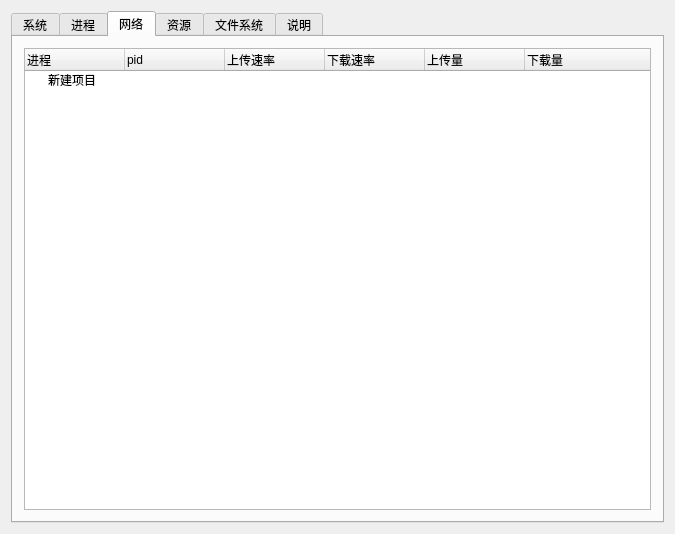
<?xml version="1.0" encoding="UTF-8"?>
<ui version="4.0">
 <class>Widget</class>
 <widget class="QWidget" name="Widget">
  <property name="geometry">
   <rect>
    <x>0</x>
    <y>0</y>
    <width>675</width>
    <height>534</height>
   </rect>
  </property>
  <property name="maximumSize">
   <size>
    <width>16777215</width>
    <height>16777215</height>
   </size>
  </property>
  <property name="windowTitle">
   <string>任务管理器</string>
  </property>
  <layout class="QGridLayout" name="gridLayout">
   <item row="0" column="0">
    <widget class="QTabWidget" name="tabWidget">
     <property name="minimumSize">
      <size>
       <width>0</width>
       <height>0</height>
      </size>
     </property>
     <property name="currentIndex">
      <number>2</number>
     </property>
     <widget class="QWidget" name="tab_1">
      <attribute name="title">
       <string>系统</string>
      </attribute>
      <layout class="QGridLayout" name="gridLayout_5">
       <item row="0" column="0" colspan="3">
        <widget class="QWidget" name="widget" native="true">
         <widget class="QWidget" name="widget_3" native="true">
          <property name="geometry">
           <rect>
            <x>30</x>
            <y>260</y>
            <width>541</width>
            <height>171</height>
           </rect>
          </property>
          <widget class="QLabel" name="ram_Label">
           <property name="geometry">
            <rect>
             <x>260</x>
             <y>70</y>
             <width>231</width>
             <height>16</height>
            </rect>
           </property>
           <property name="text">
            <string>TextLabel</string>
           </property>
          </widget>
          <widget class="QLabel" name="label_9">
           <property name="geometry">
            <rect>
             <x>120</x>
             <y>30</y>
             <width>61</width>
             <height>20</height>
            </rect>
           </property>
           <property name="text">
            <string>处理器</string>
           </property>
          </widget>
          <widget class="QLabel" name="cpu_Label">
           <property name="geometry">
            <rect>
             <x>260</x>
             <y>30</y>
             <width>301</width>
             <height>16</height>
            </rect>
           </property>
           <property name="text">
            <string>TextLabel</string>
           </property>
          </widget>
          <widget class="QLabel" name="label_11">
           <property name="geometry">
            <rect>
             <x>120</x>
             <y>110</y>
             <width>61</width>
             <height>31</height>
            </rect>
           </property>
           <property name="text">
            <string>硬盘容量</string>
           </property>
          </widget>
          <widget class="QLabel" name="harddisk_Label">
           <property name="geometry">
            <rect>
             <x>260</x>
             <y>120</y>
             <width>221</width>
             <height>16</height>
            </rect>
           </property>
           <property name="text">
            <string>TextLabel</string>
           </property>
          </widget>
          <widget class="QLabel" name="label_4">
           <property name="geometry">
            <rect>
             <x>10</x>
             <y>20</y>
             <width>61</width>
             <height>32</height>
            </rect>
           </property>
           <property name="font">
            <font>
             <pointsize>20</pointsize>
            </font>
           </property>
           <property name="text">
            <string>硬件</string>
           </property>
          </widget>
          <widget class="QLabel" name="label_10">
           <property name="geometry">
            <rect>
             <x>120</x>
             <y>70</y>
             <width>61</width>
             <height>16</height>
            </rect>
           </property>
           <property name="text">
            <string>内存容量</string>
           </property>
          </widget>
         </widget>
         <widget class="QWidget" name="widget_2" native="true">
          <property name="geometry">
           <rect>
            <x>30</x>
            <y>10</y>
            <width>541</width>
            <height>71</height>
           </rect>
          </property>
          <widget class="QLabel" name="label_8">
           <property name="geometry">
            <rect>
             <x>120</x>
             <y>30</y>
             <width>61</width>
             <height>16</height>
            </rect>
           </property>
           <property name="text">
            <string>用户名</string>
           </property>
          </widget>
          <widget class="QLabel" name="username_Label">
           <property name="geometry">
            <rect>
             <x>260</x>
             <y>30</y>
             <width>111</width>
             <height>16</height>
            </rect>
           </property>
           <property name="text">
            <string>TextLabel</string>
           </property>
          </widget>
          <widget class="QLabel" name="label">
           <property name="geometry">
            <rect>
             <x>10</x>
             <y>20</y>
             <width>61</width>
             <height>32</height>
            </rect>
           </property>
           <property name="font">
            <font>
             <pointsize>20</pointsize>
            </font>
           </property>
           <property name="text">
            <string>用户</string>
           </property>
          </widget>
         </widget>
         <widget class="QWidget" name="widget_4" native="true">
          <property name="geometry">
           <rect>
            <x>30</x>
            <y>90</y>
            <width>541</width>
            <height>161</height>
           </rect>
          </property>
          <widget class="QLabel" name="label_7">
           <property name="geometry">
            <rect>
             <x>120</x>
             <y>110</y>
             <width>61</width>
             <height>16</height>
            </rect>
           </property>
           <property name="text">
            <string>窗口系统</string>
           </property>
          </widget>
          <widget class="QLabel" name="label_5">
           <property name="geometry">
            <rect>
             <x>120</x>
             <y>30</y>
             <width>61</width>
             <height>16</height>
            </rect>
           </property>
           <property name="text">
            <string>版本</string>
           </property>
          </widget>
          <widget class="QLabel" name="kernel_Label">
           <property name="geometry">
            <rect>
             <x>260</x>
             <y>70</y>
             <width>231</width>
             <height>16</height>
            </rect>
           </property>
           <property name="text">
            <string>TextLabel</string>
           </property>
          </widget>
          <widget class="QLabel" name="label_3">
           <property name="geometry">
            <rect>
             <x>10</x>
             <y>20</y>
             <width>61</width>
             <height>32</height>
            </rect>
           </property>
           <property name="font">
            <font>
             <pointsize>20</pointsize>
            </font>
           </property>
           <property name="text">
            <string>系统</string>
           </property>
          </widget>
          <widget class="QLabel" name="version_Label">
           <property name="geometry">
            <rect>
             <x>260</x>
             <y>30</y>
             <width>181</width>
             <height>16</height>
            </rect>
           </property>
           <property name="text">
            <string>TextLabel</string>
           </property>
          </widget>
          <widget class="QLabel" name="windowsys_Label">
           <property name="geometry">
            <rect>
             <x>260</x>
             <y>110</y>
             <width>171</width>
             <height>16</height>
            </rect>
           </property>
           <property name="text">
            <string>TextLabel</string>
           </property>
          </widget>
          <widget class="QLabel" name="label_6">
           <property name="geometry">
            <rect>
             <x>120</x>
             <y>70</y>
             <width>61</width>
             <height>16</height>
            </rect>
           </property>
           <property name="text">
            <string>内核</string>
           </property>
          </widget>
         </widget>
        </widget>
       </item>
       <item row="1" column="0">
        <spacer name="horizontalSpacer_6">
         <property name="orientation">
          <enum>Qt::Horizontal</enum>
         </property>
         <property name="sizeHint" stdset="0">
          <size>
           <width>450</width>
           <height>20</height>
          </size>
         </property>
        </spacer>
       </item>
       <item row="1" column="1">
        <widget class="QPushButton" name="halt_Button">
         <property name="text">
          <string>关机</string>
         </property>
        </widget>
       </item>
       <item row="1" column="2">
        <widget class="QPushButton" name="reboot_Button">
         <property name="text">
          <string>重启</string>
         </property>
        </widget>
       </item>
      </layout>
     </widget>
     <widget class="QWidget" name="tab_2">
      <attribute name="title">
       <string>进程</string>
      </attribute>
      <layout class="QGridLayout" name="gridLayout_3">
       <item row="0" column="0">
        <widget class="QLabel" name="label_24">
         <property name="text">
          <string>前一分钟，五分钟，十五分钟的平局负载为</string>
         </property>
        </widget>
       </item>
       <item row="0" column="1" colspan="2">
        <widget class="QLabel" name="cpuaverage_Label">
         <property name="text">
          <string>TextLabel</string>
         </property>
        </widget>
       </item>
       <item row="1" column="0" colspan="3">
        <widget class="QTreeWidget" name="process_TreeWidgt">
         <attribute name="headerShowSortIndicator" stdset="0">
          <bool>false</bool>
         </attribute>
         <column>
          <property name="text">
           <string>进程名</string>
          </property>
         </column>
         <column>
          <property name="text">
           <string>pid</string>
          </property>
         </column>
         <column>
          <property name="text">
           <string>%CPU</string>
          </property>
         </column>
         <column>
          <property name="text">
           <string>内存</string>
          </property>
         </column>
         <column>
          <property name="text">
           <string>优先级</string>
          </property>
         </column>
         <column>
          <property name="text">
           <string>队列</string>
          </property>
         </column>
         <item>
          <property name="text">
           <string>新建项目</string>
          </property>
          <property name="text">
           <string/>
          </property>
          <property name="text">
           <string/>
          </property>
          <property name="text">
           <string/>
          </property>
          <property name="text">
           <string/>
          </property>
          <property name="text">
           <string/>
          </property>
         </item>
        </widget>
       </item>
       <item row="2" column="1">
        <spacer name="horizontalSpacer_5">
         <property name="orientation">
          <enum>Qt::Horizontal</enum>
         </property>
         <property name="sizeHint" stdset="0">
          <size>
           <width>288</width>
           <height>20</height>
          </size>
         </property>
        </spacer>
       </item>
       <item row="2" column="2">
        <widget class="QPushButton" name="pkill_Button">
         <property name="text">
          <string>结束进程</string>
         </property>
        </widget>
       </item>
      </layout>
     </widget>
     <widget class="QWidget" name="tab_3">
      <attribute name="title">
       <string>网络</string>
      </attribute>
      <layout class="QGridLayout" name="gridLayout_4">
       <item row="0" column="0">
        <widget class="QTreeWidget" name="network_TreeWidgt">
         <column>
          <property name="text">
           <string>进程</string>
          </property>
         </column>
         <column>
          <property name="text">
           <string>pid</string>
          </property>
         </column>
         <column>
          <property name="text">
           <string>上传速率</string>
          </property>
         </column>
         <column>
          <property name="text">
           <string>下载速率</string>
          </property>
         </column>
         <column>
          <property name="text">
           <string>上传量</string>
          </property>
         </column>
         <column>
          <property name="text">
           <string>下载量</string>
          </property>
         </column>
         <item>
          <property name="text">
           <string>新建项目</string>
          </property>
         </item>
        </widget>
       </item>
      </layout>
     </widget>
     <widget class="QWidget" name="tab_4">
      <attribute name="title">
       <string>资源</string>
      </attribute>
      <widget class="QFrame" name="frame">
       <property name="geometry">
        <rect>
         <x>40</x>
         <y>40</y>
         <width>571</width>
         <height>66</height>
        </rect>
       </property>
       <property name="minimumSize">
        <size>
         <width>0</width>
         <height>0</height>
        </size>
       </property>
       <property name="frameShape">
        <enum>QFrame::StyledPanel</enum>
       </property>
       <property name="frameShadow">
        <enum>QFrame::Raised</enum>
       </property>
       <layout class="QGridLayout" name="gridLayout_8">
        <item row="0" column="0">
         <widget class="QLabel" name="label_12">
          <property name="maximumSize">
           <size>
            <width>16777215</width>
            <height>30</height>
           </size>
          </property>
          <property name="baseSize">
           <size>
            <width>0</width>
            <height>30</height>
           </size>
          </property>
          <property name="text">
           <string>CPU</string>
          </property>
         </widget>
        </item>
        <item row="1" column="0">
         <widget class="QProgressBar" name="cpu_ProgressBar">
          <property name="value">
           <number>0</number>
          </property>
         </widget>
        </item>
       </layout>
      </widget>
      <widget class="QFrame" name="frame_3">
       <property name="geometry">
        <rect>
         <x>40</x>
         <y>310</y>
         <width>571</width>
         <height>140</height>
        </rect>
       </property>
       <property name="frameShape">
        <enum>QFrame::StyledPanel</enum>
       </property>
       <property name="frameShadow">
        <enum>QFrame::Raised</enum>
       </property>
       <layout class="QGridLayout" name="gridLayout_7">
        <item row="0" column="0">
         <widget class="QLabel" name="label_18">
          <property name="maximumSize">
           <size>
            <width>16777215</width>
            <height>30</height>
           </size>
          </property>
          <property name="text">
           <string>交换空间</string>
          </property>
         </widget>
        </item>
        <item row="1" column="0">
         <widget class="QProgressBar" name="swap_ProgressBar">
          <property name="value">
           <number>0</number>
          </property>
         </widget>
        </item>
        <item row="2" column="0">
         <layout class="QHBoxLayout" name="horizontalLayout">
          <item>
           <widget class="QLabel" name="label_21">
            <property name="text">
             <string>总量</string>
            </property>
           </widget>
          </item>
          <item>
           <widget class="QLabel" name="label_SWAP_Total">
            <property name="text">
             <string>TextLabel</string>
            </property>
           </widget>
          </item>
          <item>
           <spacer name="horizontalSpacer_2">
            <property name="orientation">
             <enum>Qt::Horizontal</enum>
            </property>
            <property name="sizeHint" stdset="0">
             <size>
              <width>40</width>
              <height>20</height>
             </size>
            </property>
           </spacer>
          </item>
          <item>
           <widget class="QLabel" name="label_23">
            <property name="text">
             <string>已用</string>
            </property>
           </widget>
          </item>
          <item>
           <widget class="QLabel" name="label_SWAP_Used">
            <property name="text">
             <string>TextLabel</string>
            </property>
           </widget>
          </item>
          <item>
           <spacer name="horizontalSpacer">
            <property name="orientation">
             <enum>Qt::Horizontal</enum>
            </property>
            <property name="sizeHint" stdset="0">
             <size>
              <width>40</width>
              <height>20</height>
             </size>
            </property>
           </spacer>
          </item>
          <item>
           <widget class="QLabel" name="label_20">
            <property name="text">
             <string>可用</string>
            </property>
           </widget>
          </item>
          <item>
           <widget class="QLabel" name="label_SWAP_Left">
            <property name="text">
             <string>TextLabel</string>
            </property>
           </widget>
          </item>
         </layout>
        </item>
       </layout>
      </widget>
      <widget class="QFrame" name="frame_2">
       <property name="geometry">
        <rect>
         <x>40</x>
         <y>140</y>
         <width>571</width>
         <height>140</height>
        </rect>
       </property>
       <property name="minimumSize">
        <size>
         <width>0</width>
         <height>0</height>
        </size>
       </property>
       <property name="frameShape">
        <enum>QFrame::StyledPanel</enum>
       </property>
       <property name="frameShadow">
        <enum>QFrame::Raised</enum>
       </property>
       <layout class="QGridLayout" name="gridLayout_6">
        <item row="2" column="0">
         <widget class="QLabel" name="label_17">
          <property name="maximumSize">
           <size>
            <width>16777215</width>
            <height>30</height>
           </size>
          </property>
          <property name="text">
           <string>内存</string>
          </property>
         </widget>
        </item>
        <item row="4" column="0">
         <widget class="QProgressBar" name="ram_ProgressBar">
          <property name="value">
           <number>0</number>
          </property>
         </widget>
        </item>
        <item row="5" column="0">
         <layout class="QHBoxLayout" name="horizontalLayout_2">
          <item>
           <widget class="QLabel" name="label_27">
            <property name="text">
             <string>总量</string>
            </property>
           </widget>
          </item>
          <item>
           <widget class="QLabel" name="label_RAM_Total">
            <property name="text">
             <string>TextLabel</string>
            </property>
           </widget>
          </item>
          <item>
           <spacer name="horizontalSpacer_3">
            <property name="orientation">
             <enum>Qt::Horizontal</enum>
            </property>
            <property name="sizeHint" stdset="0">
             <size>
              <width>40</width>
              <height>20</height>
             </size>
            </property>
           </spacer>
          </item>
          <item>
           <widget class="QLabel" name="label_29">
            <property name="text">
             <string>已用</string>
            </property>
           </widget>
          </item>
          <item>
           <widget class="QLabel" name="label_RAM_Used">
            <property name="text">
             <string>TextLabel</string>
            </property>
           </widget>
          </item>
          <item>
           <spacer name="horizontalSpacer_4">
            <property name="orientation">
             <enum>Qt::Horizontal</enum>
            </property>
            <property name="sizeHint" stdset="0">
             <size>
              <width>40</width>
              <height>20</height>
             </size>
            </property>
           </spacer>
          </item>
          <item>
           <widget class="QLabel" name="label_31">
            <property name="text">
             <string>可用</string>
            </property>
           </widget>
          </item>
          <item>
           <widget class="QLabel" name="label_RAM_Left">
            <property name="text">
             <string>TextLabel</string>
            </property>
           </widget>
          </item>
         </layout>
        </item>
       </layout>
      </widget>
     </widget>
     <widget class="QWidget" name="tab_5">
      <attribute name="title">
       <string>文件系统</string>
      </attribute>
      <layout class="QGridLayout" name="gridLayout_2">
       <item row="0" column="0">
        <widget class="QTreeWidget" name="filesys_TreeWidgt">
         <property name="sortingEnabled">
          <bool>true</bool>
         </property>
         <attribute name="headerShowSortIndicator" stdset="0">
          <bool>true</bool>
         </attribute>
         <column>
          <property name="text">
           <string>磁盘</string>
          </property>
         </column>
         <column>
          <property name="text">
           <string>类型</string>
          </property>
         </column>
         <column>
          <property name="text">
           <string>容量</string>
          </property>
         </column>
         <column>
          <property name="text">
           <string>已用</string>
          </property>
         </column>
         <column>
          <property name="text">
           <string>剩余</string>
          </property>
         </column>
         <column>
          <property name="text">
           <string>路径</string>
          </property>
         </column>
        </widget>
       </item>
      </layout>
     </widget>
     <widget class="QWidget" name="tab_6">
      <attribute name="title">
       <string>说明</string>
      </attribute>
      <widget class="QWidget" name="widget_5" native="true">
       <property name="geometry">
        <rect>
         <x>30</x>
         <y>10</y>
         <width>591</width>
         <height>401</height>
        </rect>
       </property>
       <widget class="QLabel" name="label_2">
        <property name="geometry">
         <rect>
          <x>70</x>
          <y>66</y>
          <width>61</width>
          <height>20</height>
         </rect>
        </property>
        <property name="text">
         <string>项目名称</string>
        </property>
       </widget>
       <widget class="QLabel" name="label_13">
        <property name="geometry">
         <rect>
          <x>70</x>
          <y>120</y>
          <width>61</width>
          <height>16</height>
         </rect>
        </property>
        <property name="text">
         <string>小组成员</string>
        </property>
       </widget>
       <widget class="QLabel" name="label_14">
        <property name="geometry">
         <rect>
          <x>70</x>
          <y>170</y>
          <width>61</width>
          <height>16</height>
         </rect>
        </property>
        <property name="text">
         <string>开发环境</string>
        </property>
       </widget>
       <widget class="QLabel" name="label_15">
        <property name="geometry">
         <rect>
          <x>70</x>
          <y>230</y>
          <width>61</width>
          <height>16</height>
         </rect>
        </property>
        <property name="text">
         <string>项目主页</string>
        </property>
       </widget>
       <widget class="QLabel" name="label_16">
        <property name="geometry">
         <rect>
          <x>70</x>
          <y>290</y>
          <width>61</width>
          <height>16</height>
         </rect>
        </property>
        <property name="text">
         <string>联系方式</string>
        </property>
       </widget>
       <widget class="QLabel" name="label_19">
        <property name="geometry">
         <rect>
          <x>160</x>
          <y>290</y>
          <width>141</width>
          <height>16</height>
         </rect>
        </property>
        <property name="text">
         <string>QQ545155353</string>
        </property>
       </widget>
       <widget class="QLabel" name="label_22">
        <property name="geometry">
         <rect>
          <x>160</x>
          <y>230</y>
          <width>411</width>
          <height>16</height>
         </rect>
        </property>
        <property name="text">
         <string>https://github.com/liuqiang1357/Task-Manager-for-UBUNTU</string>
        </property>
       </widget>
       <widget class="QLabel" name="label_25">
        <property name="geometry">
         <rect>
          <x>160</x>
          <y>70</y>
          <width>201</width>
          <height>16</height>
         </rect>
        </property>
        <property name="text">
         <string>ubuntu下的任务管理器</string>
        </property>
       </widget>
       <widget class="QLabel" name="label_26">
        <property name="geometry">
         <rect>
          <x>160</x>
          <y>120</y>
          <width>141</width>
          <height>16</height>
         </rect>
        </property>
        <property name="text">
         <string>刘强 李斌斌</string>
        </property>
       </widget>
       <widget class="QLabel" name="label_28">
        <property name="geometry">
         <rect>
          <x>160</x>
          <y>170</y>
          <width>281</width>
          <height>16</height>
         </rect>
        </property>
        <property name="text">
         <string>ubuntu 10.10    Qt 4.7.4    Qtcreator 2.4.1</string>
        </property>
       </widget>
      </widget>
     </widget>
    </widget>
   </item>
  </layout>
 </widget>
 <layoutdefault spacing="6" margin="11"/>
 <resources/>
 <connections/>
</ui>
